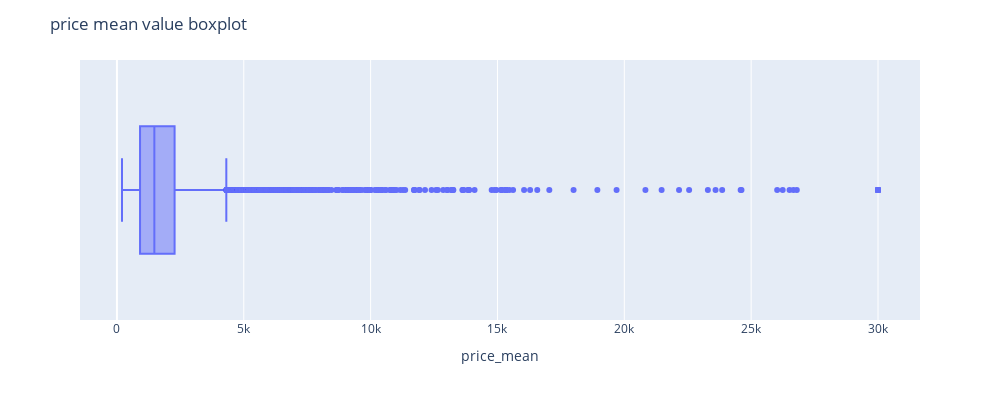

The notebook cell saved with this chart:
### Code cell
df.price_mean = df.price_mean.apply(lambda x: 30000 if x > 30000 else np.nan if pd.isna(x) else 200 if x<200 else x)
price_mean_median_for_price_range = {}
for pr in df.groupby('Price Range').count().index:
    price_mean_median_for_price_range[pr] = df.price_mean[df['Price Range']==pr].median()
df['price_mean'] = df.apply(lambda row: row['price_mean'] if ~pd.isna(row['price_mean']) else price_mean_median_for_price_range[row['Price Range']], axis=1)
fig = px.box(df,x='price_mean')
fig.update_layout(
    title = 'price mean value boxplot',
    width = 1000,
    height = 400)
fig.show()

### Figure 1 — Plotly figure (JSON) as saved in the notebook; plotly's stock layout.template omitted (floating-point values rounded to 4 significant figures; data arrays with more than 128 entries replaced by an {"elided": "..."} marker saying what was removed)
{"data": [{"alignmentgroup": "True", "hovertemplate": "price_mean=%{x}<extra></extra>", "legendgroup": "", "marker": {"color": "#636efa"}, "name": "", "notched": false, "offsetgroup": "", "orientation": "h", "showlegend": false, "type": "box", "x": {"elided": "39980 float values"}, "x0": " ", "xaxis": "x", "y0": " ", "yaxis": "y"}], "layout": {"boxmode": "group", "height": 400, "legend": {"tracegroupgap": 0}, "margin": {"t": 60}, "title": {"text": "price mean value boxplot"}, "width": 1000, "xaxis": {"anchor": "y", "domain": [0, 1], "title": {"text": "price_mean"}}, "yaxis": {"anchor": "x", "domain": [0, 1]}}}
